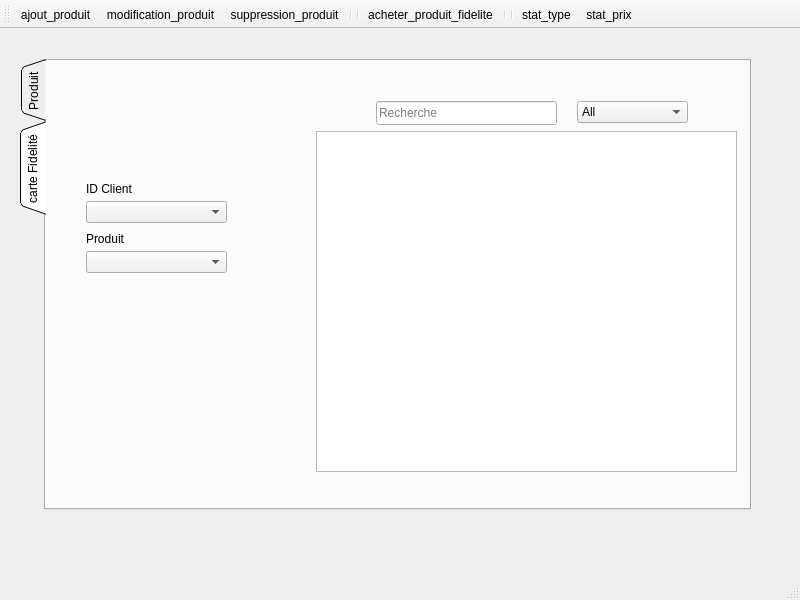
<?xml version="1.0" encoding="UTF-8"?>
<ui version="4.0">
 <class>gestion_ines</class>
 <widget class="QMainWindow" name="gestion_ines">
  <property name="geometry">
   <rect>
    <x>0</x>
    <y>0</y>
    <width>800</width>
    <height>600</height>
   </rect>
  </property>
  <property name="windowTitle">
   <string>MainWindow</string>
  </property>
  <widget class="QWidget" name="centralwidget">
   <widget class="QTabWidget" name="tabWidget">
    <property name="geometry">
     <rect>
      <x>20</x>
      <y>30</y>
      <width>731</width>
      <height>451</height>
     </rect>
    </property>
    <property name="tabPosition">
     <enum>QTabWidget::West</enum>
    </property>
    <property name="tabShape">
     <enum>QTabWidget::Triangular</enum>
    </property>
    <property name="currentIndex">
     <number>1</number>
    </property>
    <widget class="QWidget" name="tab">
     <attribute name="title">
      <string>Produit</string>
     </attribute>
     <widget class="QTableView" name="tableau_produit">
      <property name="geometry">
       <rect>
        <x>220</x>
        <y>71</y>
        <width>451</width>
        <height>291</height>
       </rect>
      </property>
      <property name="sortingEnabled">
       <bool>true</bool>
      </property>
      <attribute name="horizontalHeaderCascadingSectionResizes">
       <bool>true</bool>
      </attribute>
      <attribute name="horizontalHeaderShowSortIndicator" stdset="0">
       <bool>false</bool>
      </attribute>
      <attribute name="horizontalHeaderStretchLastSection">
       <bool>false</bool>
      </attribute>
     </widget>
     <widget class="QLineEdit" name="rech">
      <property name="geometry">
       <rect>
        <x>360</x>
        <y>30</y>
        <width>181</width>
        <height>24</height>
       </rect>
      </property>
      <property name="placeholderText">
       <string>Recherche</string>
      </property>
      <property name="clearButtonEnabled">
       <bool>true</bool>
      </property>
     </widget>
     <widget class="QComboBox" name="sel_col">
      <property name="geometry">
       <rect>
        <x>561</x>
        <y>30</y>
        <width>111</width>
        <height>22</height>
       </rect>
      </property>
      <item>
       <property name="text">
        <string>All</string>
       </property>
      </item>
      <item>
       <property name="text">
        <string>REFERENCE</string>
       </property>
      </item>
      <item>
       <property name="text">
        <string>NOM</string>
       </property>
      </item>
      <item>
       <property name="text">
        <string>TYPE</string>
       </property>
      </item>
      <item>
       <property name="text">
        <string>NATURE</string>
       </property>
      </item>
      <item>
       <property name="text">
        <string>QUANTITE</string>
       </property>
      </item>
      <item>
       <property name="text">
        <string>PRIX</string>
       </property>
      </item>
     </widget>
     <widget class="QLabel" name="label_7">
      <property name="geometry">
       <rect>
        <x>30</x>
        <y>250</y>
        <width>101</width>
        <height>16</height>
       </rect>
      </property>
      <property name="text">
       <string>Quantite</string>
      </property>
     </widget>
     <widget class="QLineEdit" name="reference">
      <property name="geometry">
       <rect>
        <x>30</x>
        <y>70</y>
        <width>141</width>
        <height>20</height>
       </rect>
      </property>
     </widget>
     <widget class="QLabel" name="label_9">
      <property name="geometry">
       <rect>
        <x>30</x>
        <y>150</y>
        <width>61</width>
        <height>16</height>
       </rect>
      </property>
      <property name="text">
       <string>type</string>
      </property>
     </widget>
     <widget class="QLabel" name="label_12">
      <property name="geometry">
       <rect>
        <x>30</x>
        <y>50</y>
        <width>71</width>
        <height>16</height>
       </rect>
      </property>
      <property name="text">
       <string>Reference</string>
      </property>
     </widget>
     <widget class="QLabel" name="label_13">
      <property name="geometry">
       <rect>
        <x>30</x>
        <y>310</y>
        <width>47</width>
        <height>14</height>
       </rect>
      </property>
      <property name="text">
       <string>Prix</string>
      </property>
     </widget>
     <widget class="QComboBox" name="type">
      <property name="geometry">
       <rect>
        <x>30</x>
        <y>170</y>
        <width>141</width>
        <height>22</height>
       </rect>
      </property>
      <item>
       <property name="text">
        <string>            --</string>
       </property>
      </item>
      <item>
       <property name="text">
        <string>type 1</string>
       </property>
      </item>
      <item>
       <property name="text">
        <string>type 2</string>
       </property>
      </item>
      <item>
       <property name="text">
        <string>type 3</string>
       </property>
      </item>
      <item>
       <property name="text">
        <string>type 4</string>
       </property>
      </item>
     </widget>
     <widget class="QSpinBox" name="quantite">
      <property name="geometry">
       <rect>
        <x>30</x>
        <y>273</y>
        <width>141</width>
        <height>22</height>
       </rect>
      </property>
      <property name="maximum">
       <number>999999</number>
      </property>
     </widget>
     <widget class="QPushButton" name="export_excel">
      <property name="geometry">
       <rect>
        <x>50</x>
        <y>400</y>
        <width>621</width>
        <height>28</height>
       </rect>
      </property>
      <property name="text">
       <string>Export Excel</string>
      </property>
     </widget>
     <widget class="QDoubleSpinBox" name="prix">
      <property name="geometry">
       <rect>
        <x>30</x>
        <y>330</y>
        <width>141</width>
        <height>22</height>
       </rect>
      </property>
      <property name="maximum">
       <double>9999999.000000000000000</double>
      </property>
     </widget>
     <widget class="QComboBox" name="nature">
      <property name="geometry">
       <rect>
        <x>30</x>
        <y>220</y>
        <width>141</width>
        <height>22</height>
       </rect>
      </property>
      <item>
       <property name="text">
        <string>            --</string>
       </property>
      </item>
      <item>
       <property name="text">
        <string>nature 1</string>
       </property>
      </item>
      <item>
       <property name="text">
        <string>nature 2</string>
       </property>
      </item>
      <item>
       <property name="text">
        <string>nature 3</string>
       </property>
      </item>
      <item>
       <property name="text">
        <string>nature 4</string>
       </property>
      </item>
     </widget>
     <widget class="QLabel" name="label_10">
      <property name="geometry">
       <rect>
        <x>30</x>
        <y>200</y>
        <width>61</width>
        <height>16</height>
       </rect>
      </property>
      <property name="text">
       <string>Nature</string>
      </property>
     </widget>
     <widget class="QLabel" name="label_14">
      <property name="geometry">
       <rect>
        <x>30</x>
        <y>100</y>
        <width>71</width>
        <height>16</height>
       </rect>
      </property>
      <property name="text">
       <string>Nom</string>
      </property>
     </widget>
     <widget class="QLineEdit" name="nom">
      <property name="geometry">
       <rect>
        <x>30</x>
        <y>120</y>
        <width>141</width>
        <height>20</height>
       </rect>
      </property>
     </widget>
    </widget>
    <widget class="QWidget" name="tab_2">
     <attribute name="title">
      <string>carte Fidelité</string>
     </attribute>
     <widget class="QTableView" name="table_carte_fid">
      <property name="geometry">
       <rect>
        <x>270</x>
        <y>70</y>
        <width>421</width>
        <height>341</height>
       </rect>
      </property>
     </widget>
     <widget class="QComboBox" name="type_2">
      <property name="geometry">
       <rect>
        <x>40</x>
        <y>140</y>
        <width>141</width>
        <height>22</height>
       </rect>
      </property>
     </widget>
     <widget class="QComboBox" name="nature_2">
      <property name="geometry">
       <rect>
        <x>40</x>
        <y>190</y>
        <width>141</width>
        <height>22</height>
       </rect>
      </property>
     </widget>
     <widget class="QLabel" name="label_11">
      <property name="geometry">
       <rect>
        <x>40</x>
        <y>120</y>
        <width>61</width>
        <height>16</height>
       </rect>
      </property>
      <property name="text">
       <string>ID Client</string>
      </property>
     </widget>
     <widget class="QLabel" name="label_15">
      <property name="geometry">
       <rect>
        <x>40</x>
        <y>170</y>
        <width>61</width>
        <height>16</height>
       </rect>
      </property>
      <property name="text">
       <string>Produit</string>
      </property>
     </widget>
     <widget class="QLineEdit" name="rech_carte">
      <property name="geometry">
       <rect>
        <x>330</x>
        <y>40</y>
        <width>181</width>
        <height>24</height>
       </rect>
      </property>
      <property name="placeholderText">
       <string>Recherche</string>
      </property>
      <property name="clearButtonEnabled">
       <bool>true</bool>
      </property>
     </widget>
     <widget class="QComboBox" name="sel_col_carte">
      <property name="geometry">
       <rect>
        <x>531</x>
        <y>40</y>
        <width>111</width>
        <height>22</height>
       </rect>
      </property>
      <item>
       <property name="text">
        <string>All</string>
       </property>
      </item>
      <item>
       <property name="text">
        <string>REFERENCE</string>
       </property>
      </item>
      <item>
       <property name="text">
        <string>NOM</string>
       </property>
      </item>
      <item>
       <property name="text">
        <string>TYPE</string>
       </property>
      </item>
      <item>
       <property name="text">
        <string>NATURE</string>
       </property>
      </item>
      <item>
       <property name="text">
        <string>QUANTITE</string>
       </property>
      </item>
      <item>
       <property name="text">
        <string>PRIX</string>
       </property>
      </item>
     </widget>
    </widget>
   </widget>
  </widget>
  <widget class="QMenuBar" name="menubar">
   <property name="geometry">
    <rect>
     <x>0</x>
     <y>0</y>
     <width>800</width>
     <height>26</height>
    </rect>
   </property>
  </widget>
  <widget class="QStatusBar" name="statusbar"/>
  <widget class="QToolBar" name="toolBar">
   <property name="windowTitle">
    <string>toolBar</string>
   </property>
   <attribute name="toolBarArea">
    <enum>TopToolBarArea</enum>
   </attribute>
   <attribute name="toolBarBreak">
    <bool>false</bool>
   </attribute>
   <addaction name="actionajout_produit"/>
   <addaction name="actionmodification_produit"/>
   <addaction name="actionsuppression_produit"/>
   <addaction name="separator"/>
   <addaction name="separator"/>
   <addaction name="actionacheter_produit_fidelite"/>
   <addaction name="separator"/>
   <addaction name="separator"/>
   <addaction name="actionstat_type"/>
   <addaction name="actionstat_prix"/>
  </widget>
  <action name="actionstat_type">
   <property name="text">
    <string>stat_type</string>
   </property>
  </action>
  <action name="actionstat_prix">
   <property name="text">
    <string>stat_prix</string>
   </property>
  </action>
  <action name="actionajout_produit">
   <property name="text">
    <string>ajout_produit</string>
   </property>
  </action>
  <action name="actionmodification_produit">
   <property name="text">
    <string>modification_produit</string>
   </property>
  </action>
  <action name="actionsuppression_produit">
   <property name="text">
    <string>suppression_produit</string>
   </property>
  </action>
  <action name="actionacheter_produit_fidelite">
   <property name="text">
    <string>acheter_produit_fidelite</string>
   </property>
  </action>
 </widget>
 <resources/>
 <connections/>
</ui>
